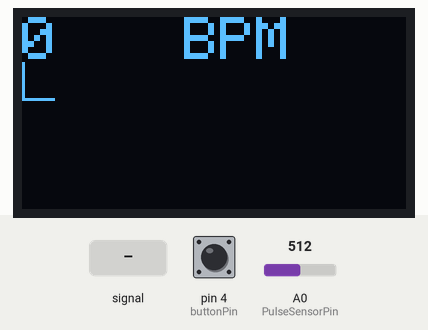
Simulated run of this sketch. Board: Arduino Uno, built with avr-gcc and run on an emulated ATmega328P. Parts: 128×64 one-colour display. Inputs (shaded band) come from the test bench; at power-on: pin 4 (buttonPin) LOW, A0 (PulseSensorPin) = 512. What the sketch prints to the serial monitor is not drawn.

Above: at 1.2 s.
1.3 s: pin 4 (buttonPin) pulled HIGH for 0.15 s
At 2.8 s:
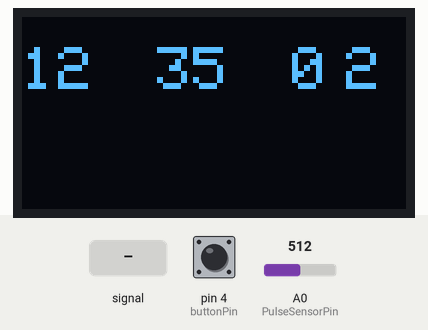
4.4 s: pin 4 (buttonPin) pulled HIGH for 1 s
At 4.82 s:
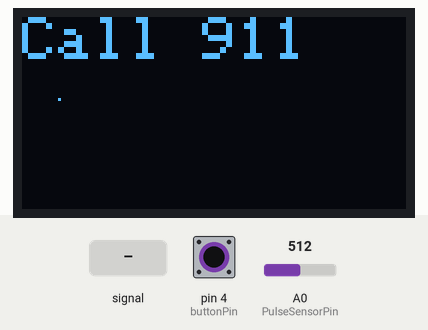
6.9 s: A0 (PulseSensorPin) fed a 200 Hz sine of ±81 counts around its level
9.5 s: pin 4 (buttonPin) pulled HIGH for 0.15 s
At 10.31 s:
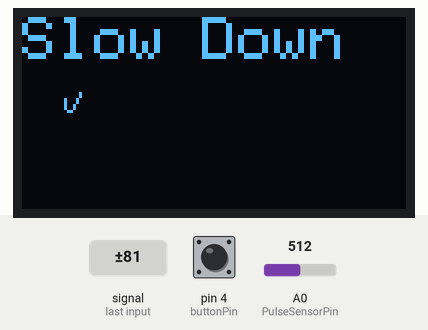
11.5 s: A0 (PulseSensorPin) set to 306
At 11.66 s:
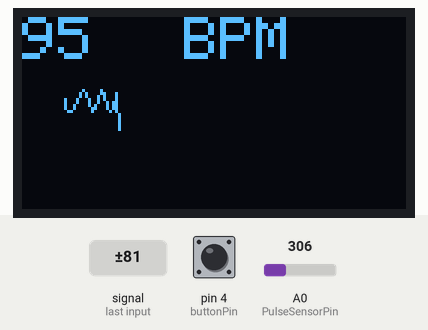
14.5 s: pin 4 (buttonPin) pulled HIGH for 3.2 s
At 20.13 s:
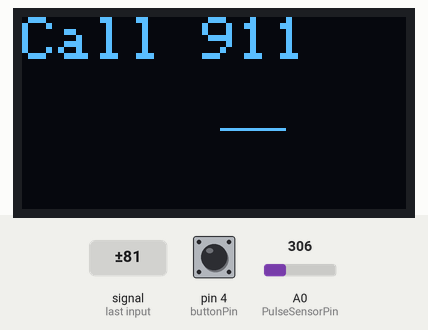

The sketch:

added_value.ino
```cpp
#include <Wire.h>
#include <Adafruit_SSD1306.h>
#include <Adafruit_GFX.h>
//clock
unsigned long curTime = 0;
unsigned long prevTime = 0;
int hours = 12;
int minutes = 35;
int seconds = 0;

//Pulse initializations
int PulseSensorPin = 0; //A0
int pSignal;
int threshold = 560;
unsigned long prevMil = 0;
unsigned long curMil = 0;
unsigned long timeDif = 0;
double BPM = 0.0;
bool firstBeat = false;
bool edge = false;
int x = 0;
int lastx = 0;
int lasty = 0;
int divVal = 22;
const int led = 13;
int counter = 0;
bool button = false;
int statCount = 0;

//Button
const int buttonPin = 4;
int buttonState = 0;

// display display TWI address
#define display_ADDR   0x3C

Adafruit_SSD1306 display(-1);
void setup() {
  // initialize and clear display
  display.begin(SSD1306_SWITCHCAPVCC, display_ADDR);
  display.clearDisplay();
  display.display();
  Serial.begin(9600);
  // display a line of text
  display.setTextSize(3);
  display.setTextColor(WHITE);
  display.setCursor(0,0);
  display.print("Hello, world!");

  // update display with all of the above graphics
  display.display();
  display.clearDisplay();

}

void loop() {
    buttonState = digitalRead(buttonPin);
  if(buttonState == HIGH){
    if(button == true){
      button = false;
      display.clearDisplay();
      delay(200);
    }
    else{
      button = true;
      display.clearDisplay();
      delay(200);
    }
  }
  //clock
curTime = millis()/1000;
  seconds = curTime - prevTime;
  if(seconds == 60){
    prevTime = curTime;
    minutes++;
  }
  if(minutes == 60){
    minutes = 0;
    hours++;
  }
  if(button == true){
    display.clearDisplay();
    display.setCursor(0,0);
    if(hours < 10){
      display.setCursor(0,10);
      display.print("0");
      display.setCursor(18,10);
      display.print(hours);
    }
    else{
      display.setCursor(0,10);
      display.print(hours);
    }
    if(minutes < 10){
      display.setCursor(45,10);
      display.print("0");
      display.setCursor(63,10);
      display.print(minutes);
    }
    else{
      display.setCursor(45,10);
      display.print(minutes);
    }
    if(seconds < 10){
      display.setCursor(90, 10);
      display.print("0");
      display.setCursor(108,10);
      display.print(seconds);
    }
    else{
      display.setCursor(90,10);
      display.print(seconds);
    }
    display.display();
  }

    //Pulse
    if(button == false){
   if(x>127){
    display.clearDisplay();
    x=0;
    lastx=0;
  }
    }
   pSignal = analogRead(PulseSensorPin);
   //Serial.println(pSignal);
   display.setTextColor(WHITE);
  int y=50-(pSignal/divVal);
  if(button == false){
    display.writeLine(lastx,lasty,x,y,WHITE);
  }
  lasty=y;
  lastx=x;
   //Serial.println(pSignal);
   if(pSignal > threshold && !edge){
    if(!firstBeat){ //detect first heartbeat
      curMil = millis();
      firstBeat = true;
    }
    else{
      prevMil = millis();
      timeDif = prevMil - curMil;
      curMil = prevMil;
      digitalWrite(led,HIGH);
    }
    edge = true;
   }
   if(pSignal < threshold && edge){
    edge = false;
    digitalWrite(led,LOW);
   }
   if(pSignal < threshold){
    statCount++;
    Serial.println(statCount);
   }
   if(pSignal > threshold){
    statCount = 0;
   }
   Serial.println(timeDif); //just to check why the BPM is a weird value
   BPM = (1.0/timeDif) * 1000.0 * 60.0;
   int number = (int) BPM;
   Serial.print("BMP: ");
   Serial.println(BPM);
   display.display();
   if(button == false){
     if(statCount > 50){
      display.setTextSize(2);
        display.writeFillRect(0,0,128,15,BLACK);
        display.setCursor(0,0);
        display.print("Call 911");
        display.display();
     }
     else if(number < 150){
        display.setTextSize(2);
        display.writeFillRect(0,0,128,15,BLACK);
        display.setCursor(0,0);
        display.print(number);
        display.setCursor(54, 0);
        display.print("BPM");
        display.display();
     }
     else{
        display.setTextSize(2);
        display.writeFillRect(0,0,128,15,BLACK);
        display.setCursor(0,0);
        display.print("Slow Down");
        display.display();
     }
     x++;
     delay(50);
   }
}
```

Measured:
- after the input at 1.3 s, the display: first changes after 0.26 s (image 1 shows a later state)
- after the input at 4.4 s, the display: first differs from a run without the input after 0.27 s (image 2)
- after the input at 9.5 s, the display: first differs from a run without the input after 0.26 s (image 3 shows a later state)
- what the display in image 1 shows lasts 1.1 s, from 2.0 s to 3.1 s
